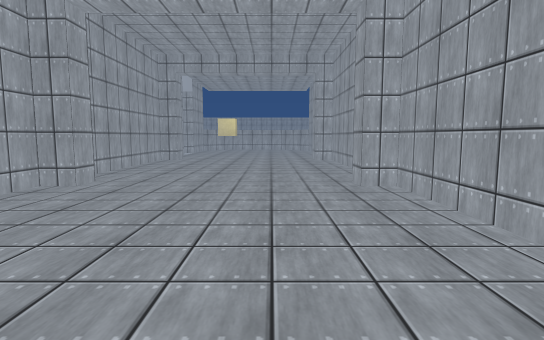
View 1 (above)

15 first-person views from a walk through a 3-D level made in the Unity game engine. The camera is 1.4 m above the floor, tilts 6° down and sees 80° across. The floor is counted in squares, 2 m on a side. Each view is taken from the middle of a square. On the plan, view 1 faces up. The plan holds only what a view shows up to about 10 squares ahead; the rest is blank. The place goes on beyond the plan. The player is left out. Surface patterns are stand-ins for the level's own textures.

View 2
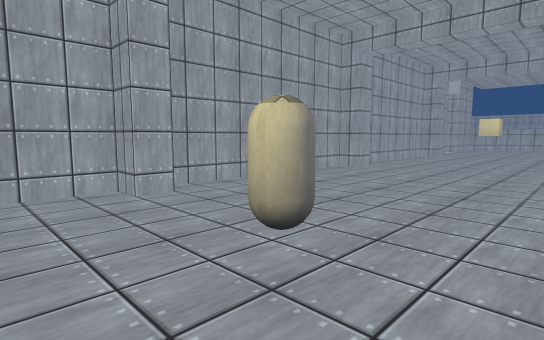

View 3
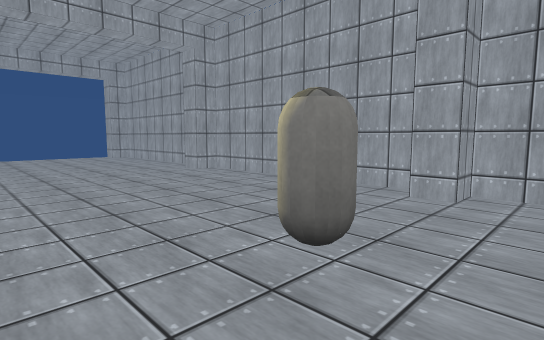

View 4
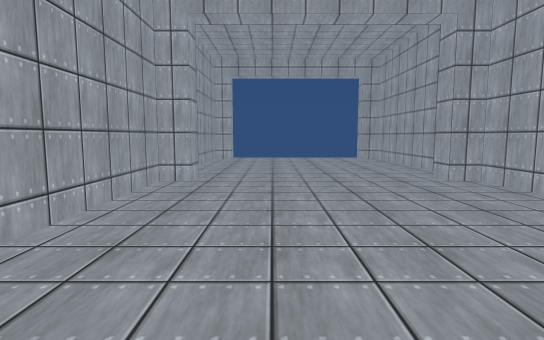

View 5
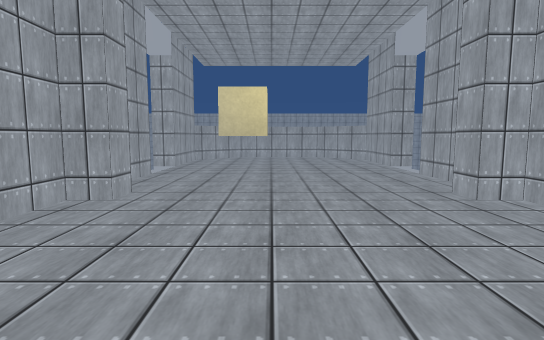

View 6
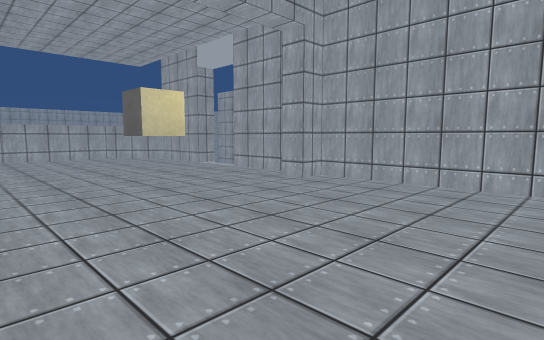

View 7
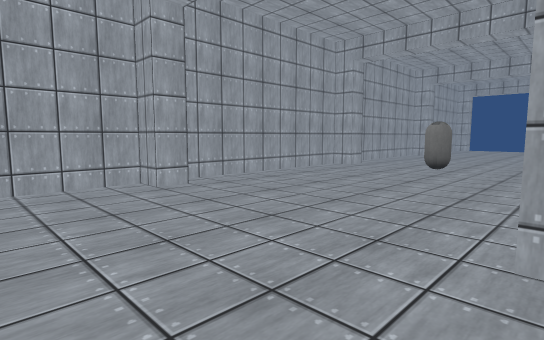

View 8
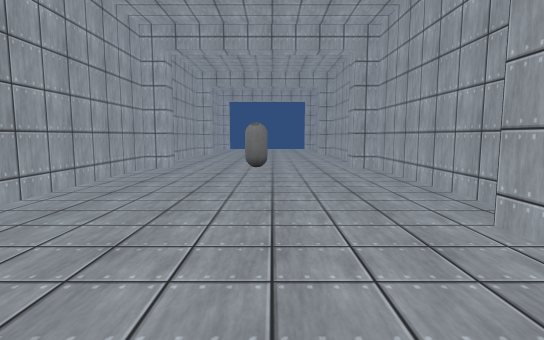

View 9
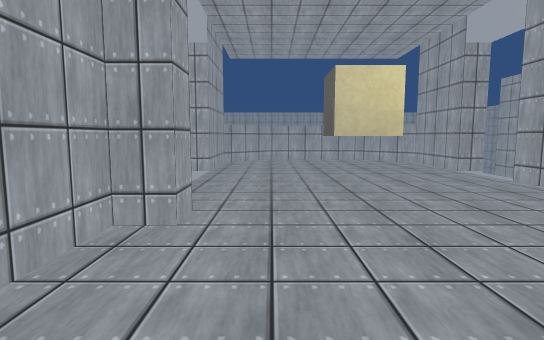

View 10
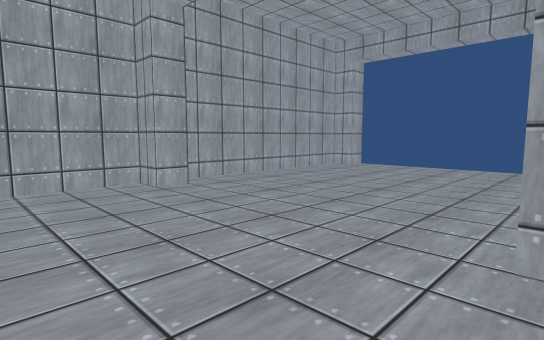

View 11
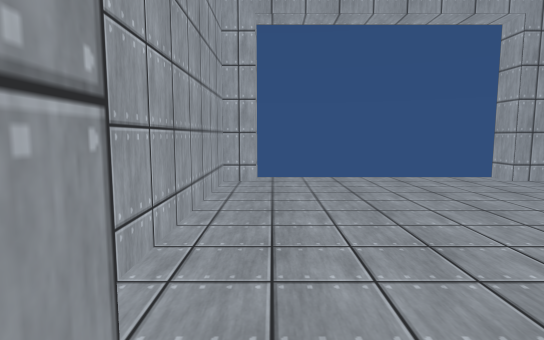

View 12
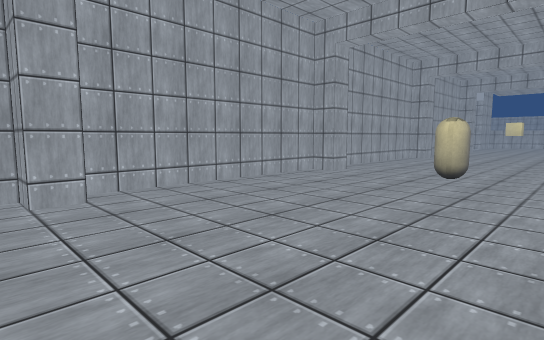

View 13
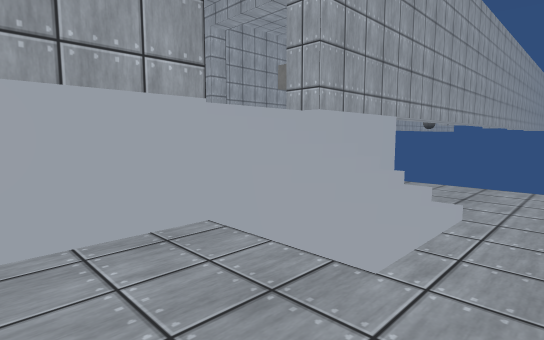

View 14
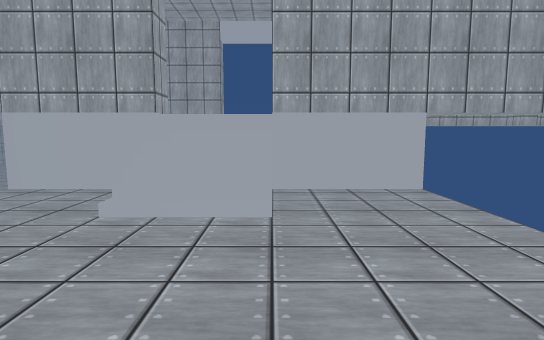

View 15
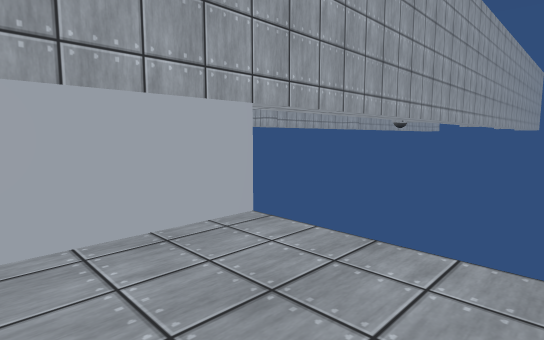

### Floor plan
Key: @ floor where view 1 was taken; # wall or solid block; . main floor; - floor 2 m lower than the main floor; / step, stairs or slope; O other object.
Columns run from 8 left of view 1 to 2 right of it. Each row starts with its distance up from view 1.
 17      ######
 16     ##....#
 15   --#.....#
 14   --#.....#
 13  --//...../
 12 ---//.....#
 11  ---#.....#
 10     ##.O..#
  9     #.....#
  8     #.....#
  7     #.....#
  6     #.....#
  5     ##....#
  4     #.....#
  3     #.....#
  2     #.....#
  1     #.....#
  0     ##.O@.#
 -1     #.....#
 -2     #.....#
 -3     #.....#
 -4     #.....#
 -5     ##....#
 -6     #.....#
 -7     #.....#
 -8     #.....#
 -9     #.....#
-10     ##....#
-11      #    #

Positions as (right, up) in squares from view 1, and headings:
1: (0, 0), facing up
2: (1, -2), facing up-left
3: (1, 1), facing down-left
4: (0, 0), facing down
5: (-1, 6), facing up
6: (-3, 6), facing up-right
7: (-3, 7), facing down-right
8: (-1, 7), facing down
9: (-2, 7), facing up
10: (-3, -3), facing down-right
11: (1, -5), facing down
12: (1, -6), facing up-left
13: (-6, 15), facing down-right
14: (-8, 12), facing right
15: (-6, 12), facing down-right
